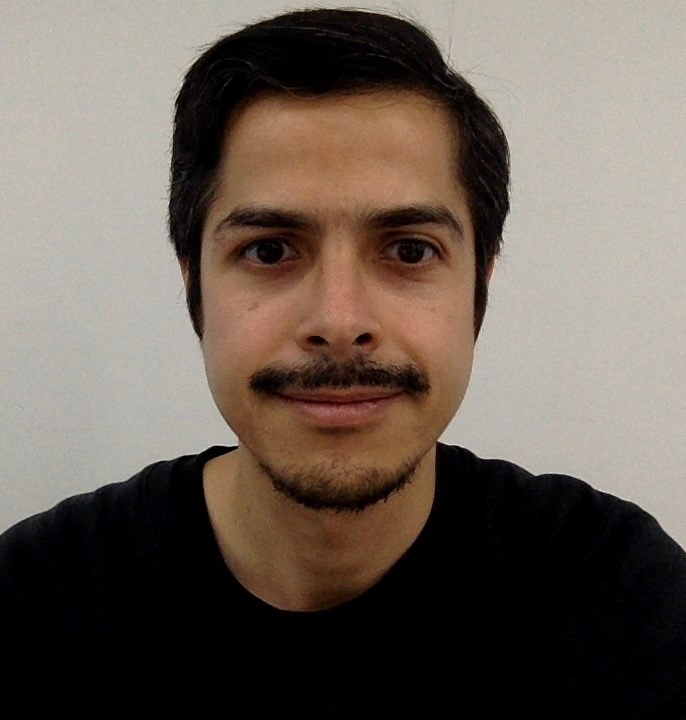
#> input picture Practica-1/resources/rostro-humano.jpg, 686 x 720 px, found by its file name
$ python Practica-1-Actividad-2.py
#> lines starting #> are read from the running program, lines starting #| are printed output that depends on the picture
import numpy as np
import matplotlib.pyplot as plt
from matplotlib.colors import LinearSegmentedColormap
import cv2
import os

# Este ejemplo permite crear una imagen en escala de grises como gradiente horizontal (prueba usando otra imagen)
# Cada fila tiene valores de 0 a 255 en forma de gradiente
# imagen_gris = np.tile(np.linspace(0, 255, 256), (100,1)).astype(np.uint8)

# Se obtiene el directorio del script para cargar la imagen de manera absoluta
script_dir = os.path.dirname(os.path.abspath(__file__))
print("Directorio del script:", script_dir)

# Se obtine la ruta completa de la imagen
imagen_path = os.path.join(script_dir, 'resources/rostro-humano.jpg')
print("Ruta de la imagen:", imagen_path)

# Cargar la imagen en escala de grises
imagen_gris = cv2.imread(imagen_path, cv2.IMREAD_GRAYSCALE)
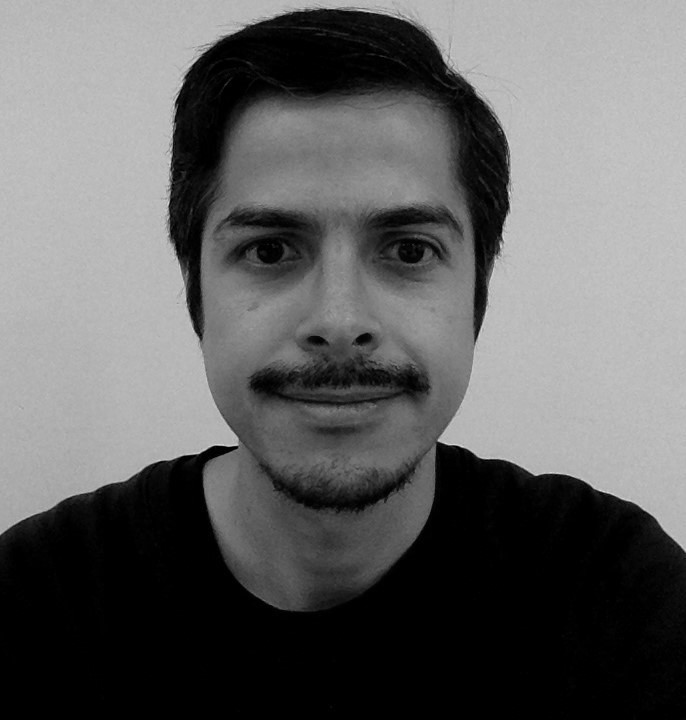
#> imagen_gris: shape (720, 686); min 0, max 230, mean 98.3

if imagen_gris is None:
    raise FileNotFoundError("No se pudo cargar la imagen. Verifica la ruta y extensión.")

# Definir colores pastel en formato RGB normalizado (valores entre 0 y 1)
colores_pastel = [
(1.0, 0.8, 0.9), # rosa claro
(0.8, 1.0, 0.8), # verde menta
(0.8, 0.9, 1.0), # azul lavanda
(1.0, 1.0, 0.8), # amarillo suave
(0.9, 0.8, 1.0) # violeta claro
]

# Crear el mapa de color personalizado
mapa_pastel = LinearSegmentedColormap.from_list("PastelMap",
colores_pastel, N=256)

# Visualizar la imagen original y la imagen con pseudocolor pastel
fig, axs = plt.subplots(1, 2, figsize=(12, 4))

# Imagen en escala de grises
axs[0].imshow(imagen_gris, cmap='gray')
axs[0].set_title('Imagen en escala de grises')
axs[0].axis('off')

# Imagen con mapa de color pastel
axs[1].imshow(imagen_gris, cmap=mapa_pastel)
axs[1].set_title('Imagen con un mapa de color personalizado tipo pastel')
axs[1].axis('off')
plt.tight_layout()
plt.show()
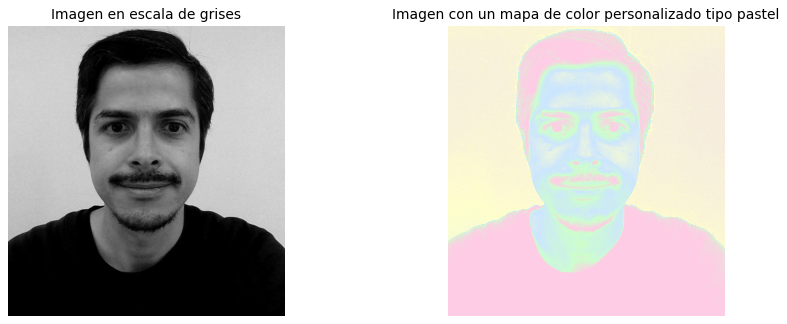
#> figure drawn by matplotlib, 2 panels
